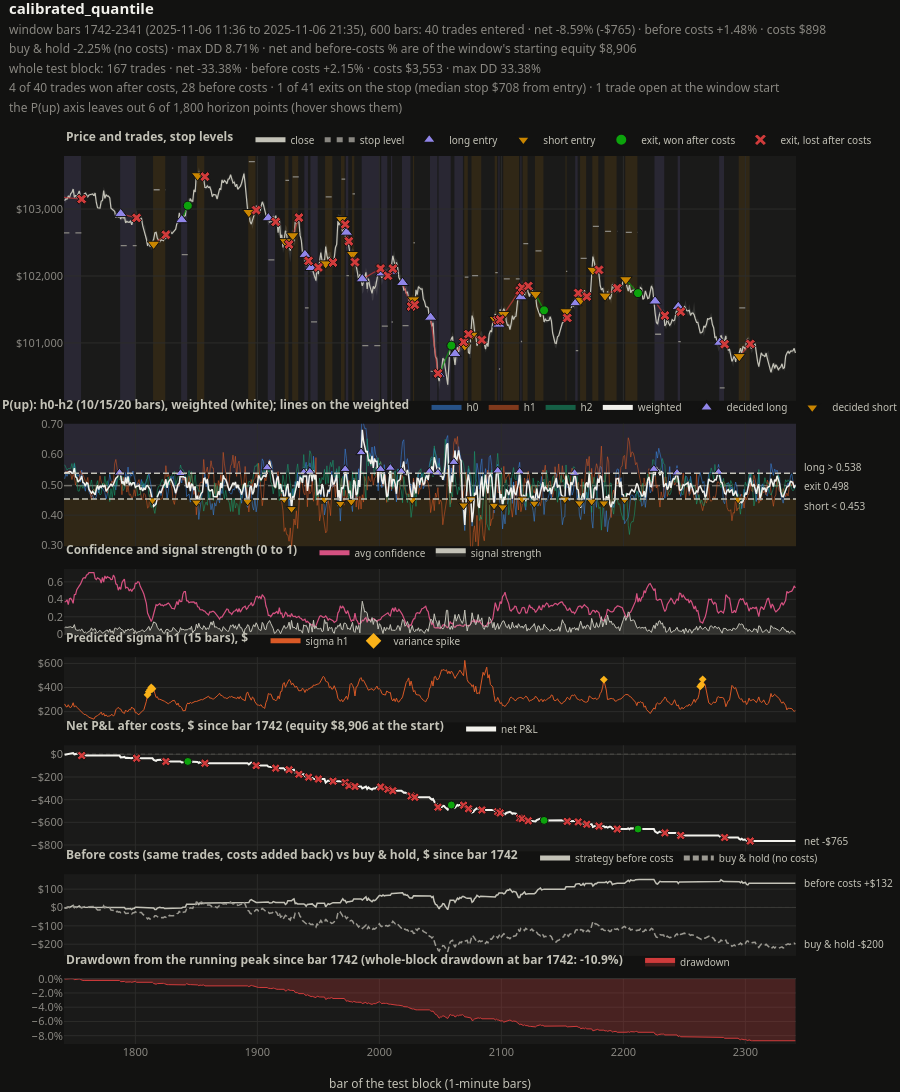

The notebook cell saved with this chart:
### Code cell
import os
from pathlib import Path

from IPython.display import display

from neural_trade.notebook import BacktestExplorer, pick_run
from neural_trade.visualization.trading_dashboard import detail_window

run_dir = pick_run(RUN_DIR, RUNS_DIR)   # newest run with a serving bundle, or a clear error
print("run:", run_dir)
explorer = BacktestExplorer.from_run(run_dir, csv_path=CSV_PATH)
res = explorer.run(STRATEGY, costs={"random_seeds": 0}, baselines=False)
start = detail_window(res, BARS, around=START)[0] if isinstance(START, str) else int(START)
explorer.dashboard(res, start=start, end=start + BARS).show()

### Figure 1 — Plotly figure (JSON) as saved in the notebook; plotly's stock layout.template omitted (floating-point values rounded to 4 significant figures; data arrays with more than 128 entries replaced by an {"elided": "..."} marker saying what was removed)
{"data": [{"dx": 1, "hoverinfo": "skip", "legend": "legend", "line": {"width": 0}, "mode": "lines", "name": "bar high", "showlegend": false, "type": "scatter", "x0": 1742.0, "xaxis": "x", "y": {"elided": "600 float values"}, "yaxis": "y"}, {"dx": 1, "fill": "tonexty", "fillcolor": "rgba(195,194,183,0.13)", "hoverinfo": "skip", "legend": "legend", "line": {"width": 0}, "mode": "lines", "name": "bar high-low range", "showlegend": false, "type": "scatter", "x0": 1742.0, "xaxis": "x", "y": {"elided": "600 float values"}, "yaxis": "y"}, {"dx": 1, "hovertemplate": "close %{y:$,.2f}%{text}<extra></extra>", "legend": "legend", "line": {"color": "#c3c2b7", "width": 1.2}, "mode": "lines", "name": "close", "text": {"elided": "600 str values"}, "type": "scatter", "x0": 1742, "xaxis": "x", "y": {"elided": "600 float values"}, "yaxis": "y"}, {"hoverinfo": "skip", "legend": "legend", "legendgroup": "lvl-sl", "line": {"color": "#898781", "dash": "6px,6px", "width": 1.3}, "mode": "lines", "name": "stop level", "type": "scatter", "x": [1741, 1756, null, 1788, 1801, null, 1815, 1825, null, 1838, 1843, null, 1851, 1857, null, 1893, 1899, null, 1909, 1915, null, 1923, 1926, null, 1929, 1934, null, 1939, 1942, null, 1944, 1950, null, 1956, 1962, null, 1969, 1972, null, 1973, 1975, null, 1978, 1980, null, 1986, 2001, null, 2002, 2007, null, 2010, 2011, null, 2019, 2026, null, 2028, 2029, null, 2042, 2048, null, 2049, 2059, null, 2062, 2069, null, 2070, 2073, null, 2076, 2084, null, 2095, 2097, null, 2098, 2099, null, 2102, 2115, null, 2116, 2117, null, 2118, 2122, null, 2128, 2135, null, 2153, 2154, null, 2161, 2163, null, 2165, 2170, null, 2175, 2180, null, 2185, 2195, null, 2202, 2212, null, 2226, 2234, null, 2245, 2247, null, 2279, 2283, null, 2295, 2304, null], "xaxis": "x", "y": [102600.0, 102600.0, null, 102500.0, 102500.0, null, 103300.0, 103300.0, null, 102300.0, 102300.0, null, 104100.0, 104100.0, null, 103700.0, 103700.0, null, 102200.0, 102200.0, null, 103400.0, 103400.0, null, 103500.0, 103500.0, null, 101500.0, 101500.0, null, 101300.0, 101300.0, null, 103200.0, 103200.0, null, 103400.0, 103400.0, null, 102000.0, 102000.0, null, 103200.0, 103200.0, null, 101000.0, 101000.0, null, 101300.0, 101300.0, null, 101300.0, 101300.0, null, 101300.0, 101300.0, null, 102500.0, 102500.0, null, 100600.0, 100600.0, null, 99570.0, 99570.0, null, 99810.0, 99810.0, null, 102000.0, 102000.0, null, 102000.0, 102000.0, null, 102100.0, 102100.0, null, 100600.0, 100600.0, null, 102000.0, 102000.0, null, 101000.0, 101000.0, null, 102500.0, 102500.0, null, 102400.0, 102400.0, null, 102100.0, 102100.0, null, 100900.0, 100900.0, null, 102300.0, 102300.0, null, 102700.0, 102700.0, null, 102700.0, 102700.0, null, 102700.0, 102700.0, null, 101100.0, 101100.0, null, 101000.0, 101000.0, null, 100300.0, 100300.0, null, 101500.0, 101500.0, null], "yaxis": "y"}, {"hoverinfo": "skip", "legend": "legend", "legendgroup": "trade-win", "line": {"color": "rgba(12,163,12,0.7)", "width": 1.3}, "mode": "lines", "name": "win (entry to exit)", "showlegend": false, "type": "scatter", "x": [1838, 1843, null, 2049, 2059, null, 2128, 2135, null, 2202, 2212, null], "xaxis": "x", "y": [102800.0, 103100.0, null, 100500.0, 101000.0, null, 101700.0, 101500.0, null, 101900.0, 101700.0, null], "yaxis": "y"}, {"hoverinfo": "skip", "legend": "legend", "legendgroup": "trade-loss", "line": {"color": "rgba(208,59,59,0.7)", "width": 1.3}, "mode": "lines", "name": "loss (entry to exit)", "showlegend": false, "type": "scatter", "x": [1741, 1756, null, 1788, 1801, null, 1815, 1825, null, 1851, 1857, null, 1893, 1899, null, 1909, 1915, null, 1923, 1926, null, 1929, 1934, null, 1939, 1942, null, 1944, 1950, null, 1956, 1962, null, 1969, 1972, null, 1973, 1975, null, 1978, 1980, null, 1986, 2001, null, 2002, 2007, null, 2010, 2011, null, 2019, 2026, null, 2028, 2029, null, 2042, 2048, null, 2062, 2069, null, 2070, 2073, null, 2076, 2084, null, 2095, 2097, null, 2098, 2099, null, 2102, 2115, null, 2116, 2117, null, 2118, 2122, null, 2153, 2154, null, 2161, 2163, null, 2165, 2170, null, 2175, 2180, null, 2185, 2195, null, 2226, 2234, null, 2245, 2247, null, 2279, 2283, null, 2295, 2304, null], "xaxis": "x", "y": [103200.0, 103100.0, null, 102900.0, 102900.0, null, 102500.0, 102600.0, null, 103500.0, 103500.0, null, 103000.0, 103000.0, null, 102900.0, 102800.0, null, 102500.0, 102500.0, null, 102600.0, 102900.0, null, 102300.0, 102200.0, null, 102100.0, 102100.0, null, 102200.0, 102200.0, null, 102800.0, 102800.0, null, 102700.0, 102500.0, null, 102300.0, 102200.0, null, 102000.0, 102100.0, null, 102000.0, 102000.0, null, 102100.0, 102100.0, null, 101900.0, 101500.0, null, 101600.0, 101600.0, null, 101400.0, 100500.0, null, 100800.0, 101000.0, null, 101000.0, 101100.0, null, 101100.0, 101000.0, null, 101400.0, 101300.0, null, 101300.0, 101300.0, null, 101400.0, 101800.0, null, 101700.0, 101800.0, null, 101800.0, 101900.0, null, 101500.0, 101400.0, null, 101600.0, 101700.0, null, 101600.0, 101700.0, null, 102100.0, 102100.0, null, 101700.0, 101800.0, null, 101600.0, 101400.0, null, 101500.0, 101500.0, null, 101000.0, 101000.0, null, 100800.0, 101000.0, null], "yaxis": "y"}, {"hoverinfo": "skip", "legend": "legend", "legendgroup": "entry-LONG", "marker": {"color": "#9085e9", "line": {"color": "#121211", "width": 1}, "size": 11, "symbol": "triangle-up"}, "mode": "markers", "name": "long entry", "type": "scatter", "x": [1788, 1838, 1909, 1939, 1944, 1973, 1986, 2002, 2010, 2019, 2042, 2049, 2062, 2098, 2116, 2161, 2226, 2245, 2279], "xaxis": "x", "y": [102900.0, 102800.0, 102900.0, 102300.0, 102100.0, 102700.0, 102000.0, 102000.0, 102100.0, 101900.0, 101400.0, 100500.0, 100800.0, 101300.0, 101700.0, 101600.0, 101600.0, 101500.0, 101000.0], "yaxis": "y"}, {"hoverinfo": "skip", "legend": "legend", "legendgroup": "entry-SHORT", "marker": {"color": "#c98500", "line": {"color": "#121211", "width": 1}, "size": 11, "symbol": "triangle-down"}, "mode": "markers", "name": "short entry", "type": "scatter", "x": [1815, 1851, 1893, 1923, 1929, 1956, 1969, 1978, 2028, 2070, 2076, 2095, 2102, 2118, 2128, 2153, 2165, 2175, 2185, 2202, 2295], "xaxis": "x", "y": [102500.0, 103500.0, 103000.0, 102500.0, 102600.0, 102200.0, 102800.0, 102300.0, 101600.0, 101000.0, 101100.0, 101400.0, 101400.0, 101800.0, 101700.0, 101500.0, 101600.0, 102100.0, 101700.0, 101900.0, 100800.0], "yaxis": "y"}, {"hoverinfo": "skip", "legend": "legend", "legendgroup": "trade-win", "marker": {"color": "#0ca30c", "line": {"color": "#121211", "width": 1}, "size": 9, "symbol": "circle"}, "mode": "markers", "name": "exit, won after costs", "opacity": 1.0, "type": "scatter", "x": [1843, 2059, 2135, 2212], "xaxis": "x", "y": [103100.0, 101000.0, 101500.0, 101700.0], "yaxis": "y"}, {"hoverinfo": "skip", "legend": "legend", "legendgroup": "trade-loss", "marker": {"color": "#d03b3b", "line": {"color": "#121211", "width": 1}, "size": 9, "symbol": "x"}, "mode": "markers", "name": "exit, lost after costs", "opacity": 1.0, "type": "scatter", "x": [1756, 1801, 1825, 1857, 1899, 1915, 1926, 1934, 1942, 1950, 1962, 1972, 1975, 1980, 2001, 2007, 2011, 2026, 2029, 2048, 2069, 2073, 2084, 2097, 2099, 2115, 2117, 2122, 2154, 2163, 2170, 2180, 2195, 2234, 2247, 2283, 2304], "xaxis": "x", "y": [103100.0, 102900.0, 102600.0, 103500.0, 103000.0, 102800.0, 102500.0, 102900.0, 102200.0, 102100.0, 102200.0, 102800.0, 102500.0, 102200.0, 102100.0, 102000.0, 102100.0, 101500.0, 101600.0, 100500.0, 101000.0, 101100.0, 101000.0, 101300.0, 101300.0, 101800.0, 101800.0, 101900.0, 101400.0, 101700.0, 101700.0, 102100.0, 101800.0, 101400.0, 101500.0, 101000.0, 101000.0], "yaxis": "y"}, {"dx": 1, "hovertemplate": "P(up) h0 (10 bars) %{y:.3f}<extra></extra>", "legend": "legend2", "legendgroup": "h0", "line": {"color": "rgba(57,135,229,0.55)", "width": 1}, "mode": "lines", "name": "h0", "type": "scatter", "x0": 1742, "xaxis": "x", "y": {"elided": "600 float values"}, "yaxis": "y2"}, {"dx": 1, "hovertemplate": "P(up) h1 (15 bars) %{y:.3f}<extra></extra>", "legend": "legend2", "legendgroup": "h1", "line": {"color": "rgba(217,89,38,0.55)", "width": 1}, "mode": "lines", "name": "h1", "type": "scatter", "x0": 1742, "xaxis": "x", "y": {"elided": "600 float values"}, "yaxis": "y2"}, {"dx": 1, "hovertemplate": "P(up) h2 (20 bars) %{y:.3f}<extra></extra>", "legend": "legend2", "legendgroup": "h2", "line": {"color": "rgba(25,158,112,0.55)", "width": 1}, "mode": "lines", "name": "h2", "type": "scatter", "x0": 1742, "xaxis": "x", "y": {"elided": "600 float values"}, "yaxis": "y2"}, {"dx": 1, "hovertemplate": "weighted P(up) %{y:.3f}<extra></extra>", "legend": "legend2", "line": {"color": "#f2f1ec", "width": 1.5}, "mode": "lines", "name": "weighted", "type": "scatter", "x0": 1742, "xaxis": "x", "y": {"elided": "600 float values"}, "yaxis": "y2"}, {"hoverinfo": "skip", "legend": "legend2", "legendgroup": "decision-LONG", "marker": {"color": "#9085e9", "line": {"color": "#121211", "width": 1}, "size": 9, "symbol": "triangle-up"}, "mode": "markers", "name": "decided long", "type": "scatter", "x": [1787, 1837, 1908, 1938, 1943, 1972, 1985, 2001, 2009, 2018, 2041, 2048, 2061, 2097, 2115, 2160, 2225, 2244, 2278], "xaxis": "x", "y": [0.54, 0.5383, 0.5572, 0.5407, 0.5435, 0.5518, 0.6069, 0.5517, 0.5556, 0.5436, 0.5431, 0.5397, 0.5747, 0.5467, 0.5434, 0.5389, 0.5519, 0.54, 0.542], "yaxis": "y2"}, {"hoverinfo": "skip", "legend": "legend2", "legendgroup": "decision-SHORT", "marker": {"color": "#c98500", "line": {"color": "#121211", "width": 1}, "size": 9, "symbol": "triangle-down"}, "mode": "markers", "name": "decided short", "type": "scatter", "x": [1814, 1850, 1892, 1922, 1928, 1955, 1968, 1977, 2027, 2069, 2075, 2094, 2101, 2117, 2127, 2152, 2164, 2174, 2184, 2201, 2294], "xaxis": "x", "y": [0.4494, 0.4423, 0.4451, 0.4525, 0.4208, 0.4516, 0.4379, 0.4446, 0.4502, 0.4327, 0.4533, 0.4319, 0.4266, 0.4526, 0.4387, 0.4526, 0.4399, 0.4456, 0.4396, 0.4515, 0.452], "yaxis": "y2"}, {"dx": 1, "hovertemplate": "confidence %{y:.3f}<extra></extra>", "legend": "legend3", "line": {"color": "#d55181", "width": 1.2}, "mode": "lines", "name": "avg confidence", "type": "scatter", "x0": 1742, "xaxis": "x", "y": {"elided": "600 float values"}, "yaxis": "y3"}, {"dx": 1, "fill": "tozeroy", "fillcolor": "rgba(195,194,183,0.15)", "hovertemplate": "strength %{y:.3f}<extra></extra>", "legend": "legend3", "line": {"color": "#c3c2b7", "width": 1}, "mode": "lines", "name": "signal strength", "type": "scatter", "x0": 1742, "xaxis": "x", "y": {"elided": "600 float values"}, "yaxis": "y3"}, {"dx": 1, "hovertemplate": "sigma h1 (15 bars) %{y:$,.1f}%{text}<extra></extra>", "legend": "legend4", "line": {"color": "#d95926", "width": 1}, "mode": "lines", "name": "sigma h1", "text": {"elided": "600 str values"}, "type": "scatter", "x0": 1742, "xaxis": "x", "y": {"elided": "600 float values"}, "yaxis": "y4"}, {"hoverinfo": "skip", "legend": "legend4", "marker": {"color": "#fab219", "size": 6, "symbol": "diamond"}, "mode": "markers", "name": "variance spike", "type": "scatter", "x": [1810, 1811, 1812, 1813, 1814, 2184, 2263, 2264, 2265], "xaxis": "x", "y": [339.4, 365.2, 380.5, 400.4, 389.7, 465.7, 408.8, 423.0, 467.8], "yaxis": "y4"}, {"dx": 1, "hovertemplate": "net P&L since bar 1742 %{y:$,.0f}<extra></extra>", "legend": "legend5", "line": {"color": "#f2f1ec", "width": 2}, "mode": "lines", "name": "net P&L", "type": "scatter", "x0": 1742, "xaxis": "x", "y": {"elided": "600 float values"}, "yaxis": "y5"}, {"hoverinfo": "skip", "legend": "legend5", "legendgroup": "trade-win", "marker": {"color": "#0ca30c", "line": {"color": "#121211", "width": 1}, "size": 8, "symbol": "circle"}, "mode": "markers", "name": "exit, win", "showlegend": false, "type": "scatter", "x": [1843, 2059, 2135, 2212], "xaxis": "x", "y": [-62.76, -447.0, -583.0, -659.4], "yaxis": "y5"}, {"hoverinfo": "skip", "legend": "legend5", "legendgroup": "trade-loss", "marker": {"color": "#d03b3b", "line": {"color": "#121211", "width": 1}, "size": 8, "symbol": "x"}, "mode": "markers", "name": "exit, loss", "showlegend": false, "type": "scatter", "x": [1756, 1801, 1825, 1857, 1899, 1915, 1926, 1934, 1942, 1950, 1962, 1972, 1975, 1980, 2001, 2007, 2011, 2026, 2029, 2048, 2069, 2073, 2084, 2097, 2099, 2115, 2117, 2122, 2154, 2163, 2170, 2180, 2195, 2234, 2247, 2283, 2304], "xaxis": "x", "y": [-10.89, -33.84, -63.43, -78.87, -99.24, -121.8, -135.6, -175.9, -201.2, -218.2, -237.0, -248.0, -276.4, -283.8, -287.7, -308.2, -321.3, -368.3, -378.9, -466.1, -448.9, -480.2, -490.9, -506.6, -517.5, -563.4, -568.3, -586.2, -591.8, -596.2, -616.9, -633.6, -659.5, -693.1, -715.7, -734.1, -765.5], "yaxis": "y5"}, {"dx": 1, "hovertemplate": "before costs since bar 1742 %{y:$,.0f}<extra></extra>", "legend": "legend6", "line": {"color": "#c3c2b7", "width": 1.5}, "mode": "lines", "name": "strategy before costs", "type": "scatter", "x0": 1742, "xaxis": "x", "y": {"elided": "600 float values"}, "yaxis": "y6"}, {"dx": 1, "hovertemplate": "buy & hold since bar 1742 %{y:$,.0f} ($8,906 held, no costs)<extra></extra>", "legend": "legend6", "line": {"color": "#9a9890", "dash": "6px,3px", "width": 1.5}, "mode": "lines", "name": "buy & hold (no costs)", "type": "scatter", "x0": 1742, "xaxis": "x", "y": {"elided": "600 float values"}, "yaxis": "y6"}, {"dx": 1, "fill": "tozeroy", "fillcolor": "rgba(208,59,59,0.25)", "hovertemplate": "drawdown %{y:.2%}<extra></extra>", "legend": "legend7", "line": {"color": "#d03b3b", "width": 1}, "mode": "lines", "name": "drawdown", "type": "scatter", "x0": 1742, "xaxis": "x", "y": {"elided": "600 float values"}, "yaxis": "y7"}], "layout": {"annotations": [{"align": "left", "font": {"color": "#c3c2b7", "size": 10}, "showarrow": false, "text": "short < 0.453", "x": 1.0, "xanchor": "left", "xref": "x domain", "xshift": 6, "y": 0.4312, "yanchor": "middle", "yref": "y2"}, {"align": "left", "font": {"color": "#c3c2b7", "size": 10}, "showarrow": false, "text": "exit 0.498", "x": 1.0, "xanchor": "left", "xref": "x domain", "xshift": 6, "y": 0.4958, "yanchor": "middle", "yref": "y2"}, {"align": "left", "font": {"color": "#c3c2b7", "size": 10}, "showarrow": false, "text": "long > 0.538", "x": 1.0, "xanchor": "left", "xref": "x domain", "xshift": 6, "y": 0.5604, "yanchor": "middle", "yref": "y2"}, {"align": "left", "font": {"color": "#c3c2b7", "size": 10}, "showarrow": false, "text": "net -$765", "x": 1.0, "xanchor": "left", "xref": "x domain", "xshift": 6, "y": -765.5, "yanchor": "middle", "yref": "y5"}, {"align": "left", "font": {"color": "#c3c2b7", "size": 10}, "showarrow": false, "text": "buy & hold -$200", "x": 1.0, "xanchor": "left", "xref": "x domain", "xshift": 6, "y": -200.4, "yanchor": "middle", "yref": "y6"}, {"align": "left", "font": {"color": "#c3c2b7", "size": 10}, "showarrow": false, "text": "before costs +$132", "x": 1.0, "xanchor": "left", "xref": "x domain", "xshift": 6, "y": 132.1, "yanchor": "middle", "yref": "y6"}], "height": 1500, "hovermode": "x unified", "hoversubplots": "axis", "legend": {"bgcolor": "rgba(0,0,0,0)", "font": {"color": "#c3c2b7", "size": 10}, "groupclick": "togglegroup", "itemsizing": "constant", "itemwidth": 30, "orientation": "h", "title": {"font": {"color": "#c3c2b7", "size": 12}, "side": "left", "text": "<b>Price and trades, stop levels</b>   "}, "x": 0, "xanchor": "left", "y": 1.002, "yanchor": "bottom"}, "legend2": {"bgcolor": "rgba(0,0,0,0)", "font": {"color": "#c3c2b7", "size": 10}, "groupclick": "togglegroup", "itemsizing": "constant", "itemwidth": 30, "orientation": "h", "title": {"font": {"color": "#c3c2b7", "size": 12}, "side": "left", "text": "<b>P(up): h0-h2 (10/15/20 bars), weighted (white); lines on the weighted</b>   "}, "x": 0, "xanchor": "left", "y": 0.7005, "yanchor": "bottom"}, "legend3": {"bgcolor": "rgba(0,0,0,0)", "font": {"color": "#c3c2b7", "size": 10}, "groupclick": "togglegroup", "itemsizing": "constant", "itemwidth": 30, "orientation": "h", "title": {"font": {"color": "#c3c2b7", "size": 12}, "side": "left", "text": "<b>Confidence and signal strength (0 to 1)</b>   "}, "x": 0, "xanchor": "left", "y": 0.5369, "yanchor": "bottom"}, "legend4": {"bgcolor": "rgba(0,0,0,0)", "font": {"color": "#c3c2b7", "size": 10}, "groupclick": "togglegroup", "itemsizing": "constant", "itemwidth": 30, "orientation": "h", "title": {"font": {"color": "#c3c2b7", "size": 12}, "side": "left", "text": "<b>Predicted sigma h1 (15 bars), $</b>   "}, "x": 0, "xanchor": "left", "y": 0.4377, "yanchor": "bottom"}, "legend5": {"bgcolor": "rgba(0,0,0,0)", "font": {"color": "#c3c2b7", "size": 10}, "groupclick": "togglegroup", "itemsizing": "constant", "itemwidth": 30, "orientation": "h", "title": {"font": {"color": "#c3c2b7", "size": 12}, "side": "left", "text": "<b>Net P&L after costs, $ since bar 1742 (equity $8,906 at the start)</b>   "}, "x": 0, "xanchor": "left", "y": 0.3384, "yanchor": "bottom"}, "legend6": {"bgcolor": "rgba(0,0,0,0)", "font": {"color": "#c3c2b7", "size": 10}, "groupclick": "togglegroup", "itemsizing": "constant", "itemwidth": 30, "orientation": "h", "title": {"font": {"color": "#c3c2b7", "size": 12}, "side": "left", "text": "<b>Before costs (same trades, costs added back) vs buy & hold, $ since bar 1742</b>   "}, "x": 0, "xanchor": "left", "y": 0.1932, "yanchor": "bottom"}, "legend7": {"bgcolor": "rgba(0,0,0,0)", "font": {"color": "#c3c2b7", "size": 10}, "groupclick": "togglegroup", "itemsizing": "constant", "itemwidth": 30, "orientation": "h", "title": {"font": {"color": "#c3c2b7", "size": 12}, "side": "left", "text": "<b>Drawdown from the running peak since bar 1742 (whole-block drawdown at bar 1742: -10.9%)</b>   "}, "x": 0, "xanchor": "left", "y": 0.07553, "yanchor": "bottom"}, "margin": {"r": 104, "t": 156}, "shapes": [{"fillcolor": "rgba(144,133,233,0.12)", "layer": "below", "line": {"width": 0}, "type": "rect", "x0": 1740.0, "x1": 1756.0, "xref": "x", "y0": 0, "y1": 1, "yref": "y domain"}, {"fillcolor": "rgba(144,133,233,0.12)", "layer": "below", "line": {"width": 0}, "type": "rect", "x0": 1788.0, "x1": 1800.0, "xref": "x", "y0": 0, "y1": 1, "yref": "y domain"}, {"fillcolor": "rgba(201,133,0,0.12)", "layer": "below", "line": {"width": 0}, "type": "rect", "x0": 1814.0, "x1": 1824.0, "xref": "x", "y0": 0, "y1": 1, "yref": "y domain"}, {"fillcolor": "rgba(144,133,233,0.12)", "layer": "below", "line": {"width": 0}, "type": "rect", "x0": 1838.0, "x1": 1842.0, "xref": "x", "y0": 0, "y1": 1, "yref": "y domain"}, {"fillcolor": "rgba(201,133,0,0.12)", "layer": "below", "line": {"width": 0}, "type": "rect", "x0": 1850.0, "x1": 1856.0, "xref": "x", "y0": 0, "y1": 1, "yref": "y domain"}, {"fillcolor": "rgba(201,133,0,0.12)", "layer": "below", "line": {"width": 0}, "type": "rect", "x0": 1892.0, "x1": 1898.0, "xref": "x", "y0": 0, "y1": 1, "yref": "y domain"}, {"fillcolor": "rgba(144,133,233,0.12)", "layer": "below", "line": {"width": 0}, "type": "rect", "x0": 1908.0, "x1": 1914.0, "xref": "x", "y0": 0, "y1": 1, "yref": "y domain"}, {"fillcolor": "rgba(201,133,0,0.12)", "layer": "below", "line": {"width": 0}, "type": "rect", "x0": 1922.0, "x1": 1926.0, "xref": "x", "y0": 0, "y1": 1, "yref": "y domain"}, {"fillcolor": "rgba(201,133,0,0.12)", "layer": "below", "line": {"width": 0}, "type": "rect", "x0": 1928.0, "x1": 1934.0, "xref": "x", "y0": 0, "y1": 1, "yref": "y domain"}, {"fillcolor": "rgba(144,133,233,0.12)", "layer": "below", "line": {"width": 0}, "type": "rect", "x0": 1938.0, "x1": 1942.0, "xref": "x", "y0": 0, "y1": 1, "yref": "y domain"}, {"fillcolor": "rgba(144,133,233,0.12)", "layer": "below", "line": {"width": 0}, "type": "rect", "x0": 1944.0, "x1": 1950.0, "xref": "x", "y0": 0, "y1": 1, "yref": "y domain"}, {"fillcolor": "rgba(201,133,0,0.12)", "layer": "below", "line": {"width": 0}, "type": "rect", "x0": 1956.0, "x1": 1962.0, "xref": "x", "y0": 0, "y1": 1, "yref": "y domain"}, {"fillcolor": "rgba(201,133,0,0.12)", "layer": "below", "line": {"width": 0}, "type": "rect", "x0": 1968.0, "x1": 1972.0, "xref": "x", "y0": 0, "y1": 1, "yref": "y domain"}, {"fillcolor": "rgba(144,133,233,0.12)", "layer": "below", "line": {"width": 0}, "type": "rect", "x0": 1972.0, "x1": 1974.0, "xref": "x", "y0": 0, "y1": 1, "yref": "y domain"}, {"fillcolor": "rgba(201,133,0,0.12)", "layer": "below", "line": {"width": 0}, "type": "rect", "x0": 1978.0, "x1": 1980.0, "xref": "x", "y0": 0, "y1": 1, "yref": "y domain"}, {"fillcolor": "rgba(144,133,233,0.12)", "layer": "below", "line": {"width": 0}, "type": "rect", "x0": 1986.0, "x1": 2000.0, "xref": "x", "y0": 0, "y1": 1, "yref": "y domain"}, {"fillcolor": "rgba(144,133,233,0.12)", "layer": "below", "line": {"width": 0}, "type": "rect", "x0": 2002.0, "x1": 2006.0, "xref": "x", "y0": 0, "y1": 1, "yref": "y domain"}, {"fillcolor": "rgba(144,133,233,0.12)", "layer": "below", "line": {"width": 0}, "type": "rect", "x0": 2010.0, "x1": 2010.0, "xref": "x", "y0": 0, "y1": 1, "yref": "y domain"}, {"fillcolor": "rgba(144,133,233,0.12)", "layer": "below", "line": {"width": 0}, "type": "rect", "x0": 2018.0, "x1": 2026.0, "xref": "x", "y0": 0, "y1": 1, "yref": "y domain"}, {"fillcolor": "rgba(201,133,0,0.12)", "layer": "below", "line": {"width": 0}, "type": "rect", "x0": 2028.0, "x1": 2028.0, "xref": "x", "y0": 0, "y1": 1, "yref": "y domain"}, {"fillcolor": "rgba(144,133,233,0.12)", "layer": "below", "line": {"width": 0}, "type": "rect", "x0": 2042.0, "x1": 2048.0, "xref": "x", "y0": 0, "y1": 1, "yref": "y domain"}, {"fillcolor": "rgba(144,133,233,0.12)", "layer": "below", "line": {"width": 0}, "type": "rect", "x0": 2048.0, "x1": 2058.0, "xref": "x", "y0": 0, "y1": 1, "yref": "y domain"}, {"fillcolor": "rgba(144,133,233,0.12)", "layer": "below", "line": {"width": 0}, "type": "rect", "x0": 2062.0, "x1": 2068.0, "xref": "x", "y0": 0, "y1": 1, "yref": "y domain"}, {"fillcolor": "rgba(201,133,0,0.12)", "layer": "below", "line": {"width": 0}, "type": "rect", "x0": 2070.0, "x1": 2072.0, "xref": "x", "y0": 0, "y1": 1, "yref": "y domain"}, {"fillcolor": "rgba(201,133,0,0.12)", "layer": "below", "line": {"width": 0}, "type": "rect", "x0": 2076.0, "x1": 2084.0, "xref": "x", "y0": 0, "y1": 1, "yref": "y domain"}, {"fillcolor": "rgba(201,133,0,0.12)", "layer": "below", "line": {"width": 0}, "type": "rect", "x0": 2094.0, "x1": 2096.0, "xref": "x", "y0": 0, "y1": 1, "yref": "y domain"}, {"fillcolor": "rgba(144,133,233,0.12)", "layer": "below", "line": {"width": 0}, "type": "rect", "x0": 2098.0, "x1": 2098.0, "xref": "x", "y0": 0, "y1": 1, "yref": "y domain"}, {"fillcolor": "rgba(201,133,0,0.12)", "layer": "below", "line": {"width": 0}, "type": "rect", "x0": 2102.0, "x1": 2114.0, "xref": "x", "y0": 0, "y1": 1, "yref": "y domain"}, {"fillcolor": "rgba(144,133,233,0.12)", "layer": "below", "line": {"width": 0}, "type": "rect", "x0": 2116.0, "x1": 2116.0, "xref": "x", "y0": 0, "y1": 1, "yref": "y domain"}, {"fillcolor": "rgba(201,133,0,0.12)", "layer": "below", "line": {"width": 0}, "type": "rect", "x0": 2118.0, "x1": 2122.0, "xref": "x", "y0": 0, "y1": 1, "yref": "y domain"}, {"fillcolor": "rgba(201,133,0,0.12)", "layer": "below", "line": {"width": 0}, "type": "rect", "x0": 2128.0, "x1": 2134.0, "xref": "x", "y0": 0, "y1": 1, "yref": "y domain"}, {"fillcolor": "rgba(201,133,0,0.12)", "layer": "below", "line": {"width": 0}, "type": "rect", "x0": 2152.0, "x1": 2154.0, "xref": "x", "y0": 0, "y1": 1, "yref": "y domain"}, {"fillcolor": "rgba(144,133,233,0.12)", "layer": "below", "line": {"width": 0}, "type": "rect", "x0": 2160.0, "x1": 2162.0, "xref": "x", "y0": 0, "y1": 1, "yref": "y domain"}, {"fillcolor": "rgba(201,133,0,0.12)", "layer": "below", "line": {"width": 0}, "type": "rect", "x0": 2164.0, "x1": 2170.0, "xref": "x", "y0": 0, "y1": 1, "yref": "y domain"}, {"fillcolor": "rgba(201,133,0,0.12)", "layer": "below", "line": {"width": 0}, "type": "rect", "x0": 2174.0, "x1": 2180.0, "xref": "x", "y0": 0, "y1": 1, "yref": "y domain"}, {"fillcolor": "rgba(201,133,0,0.12)", "layer": "below", "line": {"width": 0}, "type": "rect", "x0": 2184.0, "x1": 2194.0, "xref": "x", "y0": 0, "y1": 1, "yref": "y domain"}, {"fillcolor": "rgba(201,133,0,0.12)", "layer": "below", "line": {"width": 0}, "type": "rect", "x0": 2202.0, "x1": 2212.0, "xref": "x", "y0": 0, "y1": 1, "yref": "y domain"}, {"fillcolor": "rgba(144,133,233,0.12)", "layer": "below", "line": {"width": 0}, "type": "rect", "x0": 2226.0, "x1": 2234.0, "xref": "x", "y0": 0, "y1": 1, "yref": "y domain"}, {"fillcolor": "rgba(144,133,233,0.12)", "layer": "below", "line": {"width": 0}, "type": "rect", "x0": 2244.0, "x1": 2246.0, "xref": "x", "y0": 0, "y1": 1, "yref": "y domain"}, {"fillcolor": "rgba(144,133,233,0.12)", "layer": "below", "line": {"width": 0}, "type": "rect", "x0": 2278.0, "x1": 2282.0, "xref": "x", "y0": 0, "y1": 1, "yref": "y domain"}, {"fillcolor": "rgba(201,133,0,0.12)", "layer": "below", "line": {"width": 0}, "type": "rect", "x0": 2294.0, "x1": 2304.0, "xref": "x", "y0": 0, "y1": 1, "yref": "y domain"}, {"fillcolor": "rgba(144,133,233,0.12)", "layer": "below", "line": {"width": 0}, "type": "rect", "x0": 0, "x1": 1, "xref": "x domain", "y0": 0.5381, "y1": 1.0, "yref": "y2"}, {"fillcolor": "rgba(201,133,0,0.12)", "layer": "below", "line": {"width": 0}, "type": "rect", "x0": 0, "x1": 1, "xref": "x domain", "y0": 0.4535, "y1": 0.0, "yref": "y2"}, {"layer": "below", "line": {"color": "#9a9890", "dash": "8px,4px", "width": 1.2}, "type": "line", "x0": 0, "x1": 1, "xref": "x domain", "y0": 0.4977, "y1": 0.4977, "yref": "y2"}, {"layer": "above", "line": {"color": "#c3c2b7", "dash": "6px,3px", "width": 1.5}, "type": "line", "x0": 0, "x1": 1, "xref": "x domain", "y0": 0.5381, "y1": 0.5381, "yref": "y2"}, {"layer": "above", "line": {"color": "#c3c2b7", "dash": "6px,3px", "width": 1.5}, "type": "line", "x0": 0, "x1": 1, "xref": "x domain", "y0": 0.4535, "y1": 0.4535, "yref": "y2"}, {"layer": "below", "line": {"color": "#9a9890", "dash": "4px,3px", "width": 1.0}, "type": "line", "x0": 0, "x1": 1, "xref": "x domain", "y0": 0.0, "y1": 0.0, "yref": "y5"}, {"layer": "below", "line": {"color": "#9a9890", "dash": "4px,3px", "width": 1.0}, "type": "line", "x0": 0, "x1": 1, "xref": "x domain", "y0": 0.0, "y1": 0.0, "yref": "y6"}], "title": {"text": "<b>calibrated_quantile</b><br><span style='font-size:12px;color:#898781'>window bars 1742-2341 (2025-11-06 11:36 to 2025-11-06 21:35), 600 bars: 40 trades entered · net -8.59% (-$765) · before costs +1.48% · costs $898<br>buy & hold -2.25% (no costs) · max DD 8.71% · net and before-costs % are of the window's starting equity $8,906<br>whole test block: 167 trades · net -33.38% · before costs +2.15% · costs $3,553 · max DD 33.38%<br>4 of 40 trades won after costs, 28 before costs · 1 of 41 exits on the stop (median stop $708 from entry) · 1 trade open at the window start<br>the P(up) axis leaves out 6 of 1,800 horizon points (hover shows them)</span>"}, "xaxis": {"anchor": "y7", "autorange": false, "domain": [0, 1], "range": [1742.0, 2342.0], "showspikes": true, "spikemode": "across", "title": {"text": "bar of the test block (1-minute bars)"}}, "yaxis": {"anchor": "x", "autorangeoptions": {"clipmax": 103800.0, "clipmin": 100100.0}, "domain": [0.7243, 1.0], "tickformat": "$,.0f"}, "yaxis2": {"anchor": "x", "domain": [0.5607, 0.6985], "range": [0.2978, 0.7017], "tickformat": ".2f"}, "yaxis3": {"anchor": "x", "domain": [0.4614, 0.5349]}, "yaxis4": {"anchor": "x", "domain": [0.3621, 0.4357], "tickformat": "$,.0f"}, "yaxis5": {"anchor": "x", "domain": [0.2169, 0.3364], "tickformat": "$,.0f"}, "yaxis6": {"anchor": "x", "domain": [0.09926, 0.1912], "tickformat": "$,.0f"}, "yaxis7": {"anchor": "x", "domain": [0.0, 0.07353], "tickformat": ".1%"}}}
